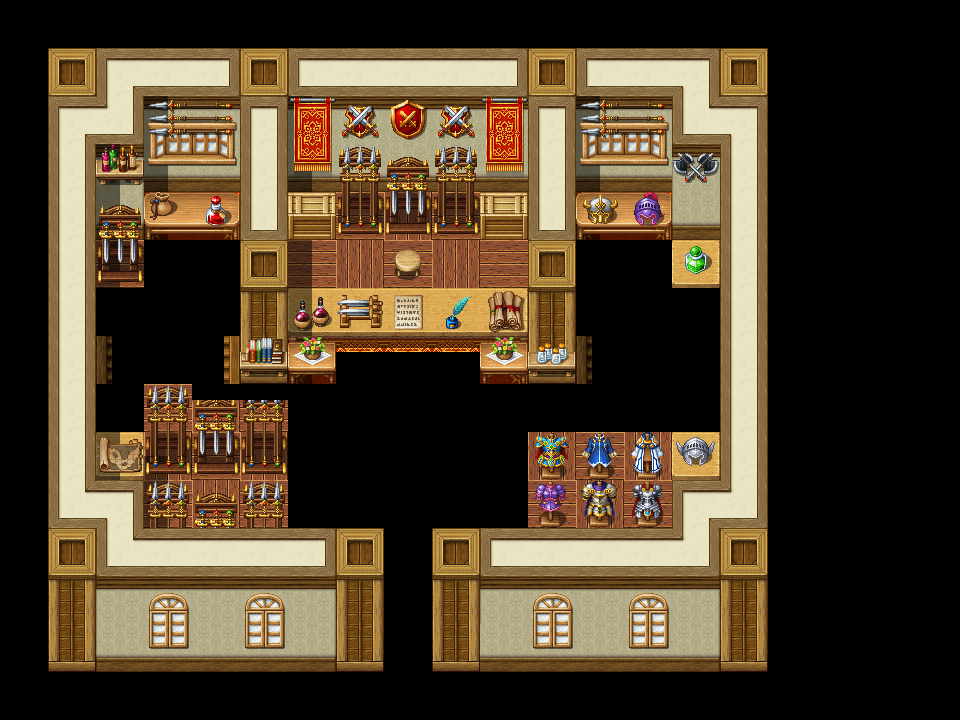

This game map was drawn from its Tiled (.tmx) file and the tilesets committed beside it. A one-line description and the trimmed map source follow:
An orthogonal 60x45 tile map with 16x16 px tiles, 1 tile layer (Bounds).

<map version="1.10" tiledversion="1.10.0" orientation="orthogonal" renderorder="right-down" width="60" height="45" tilewidth="16" tileheight="16" infinite="0" nextlayerid="2" nextobjectid="1">
 <tileset firstgid="1" source="Map003.tsx" />
 <layer id="1" name="Bounds" width="60" height="45">
  <data>[2700 cells, 1929 non-empty, 1929 distinct tile ids]</data>
 </layer>
</map>